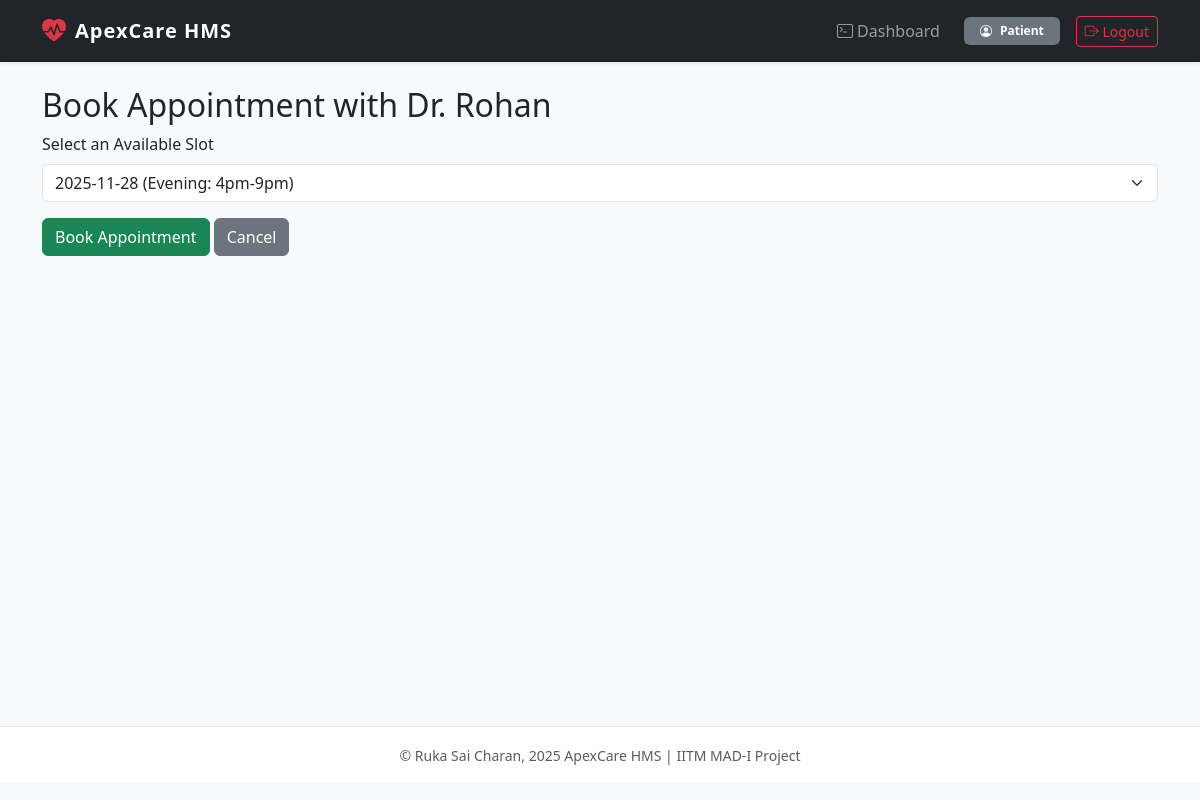
Before: /patient/book/1 (signed in) with the older database file.
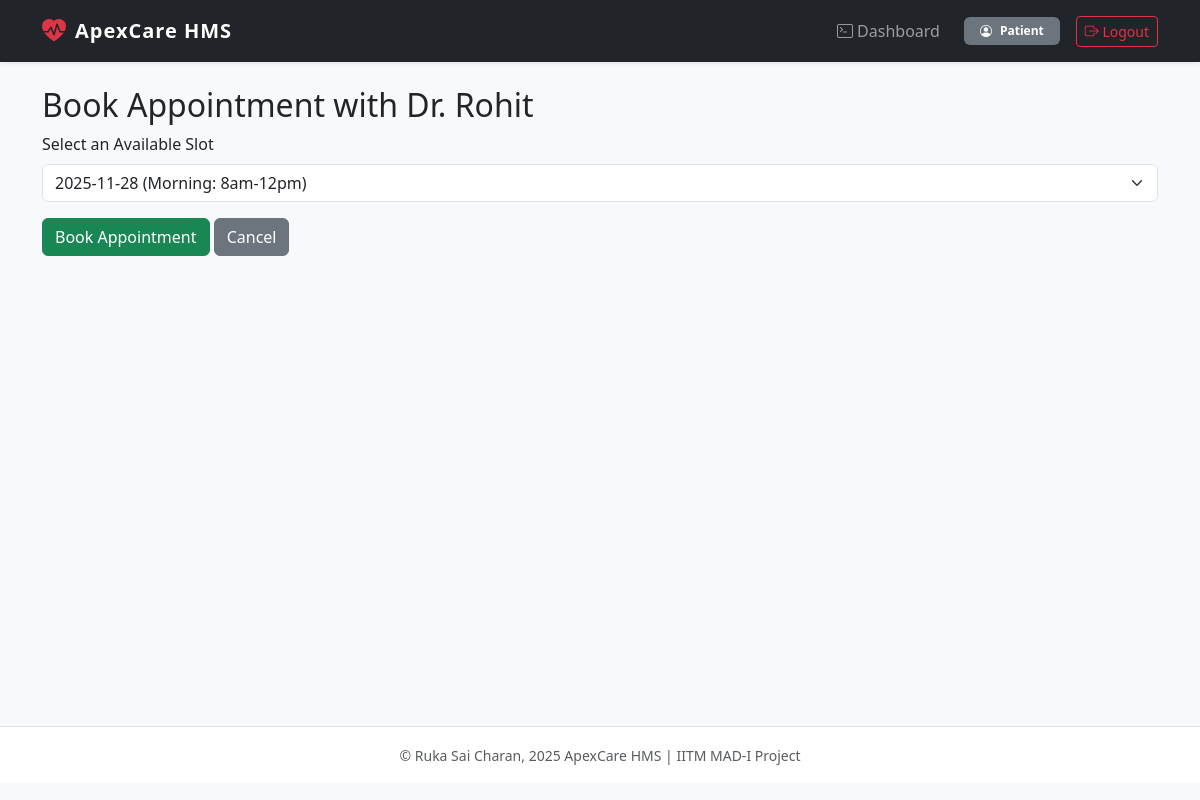
After: the same page with the newer database file.
### models.py (models this page shows)
class Doctor(db.Model):
    id = db.Column(db.Integer, primary_key=True)
    user_id = db.Column(db.Integer, db.ForeignKey('user.id'), nullable=False)
    department_id = db.Column(db.Integer, db.ForeignKey('department.id'), nullable=False)
    name = db.Column(db.String(100), nullable=False)
    dob = db.Column(db.DateTime, nullable=False)
    experience = db.Column(db.Integer, nullable=False)
    specialization = db.Column(db.String(100), nullable=False)
    qualifications = db.Column(db.String(100), nullable=True)
    availability = db.Column(db.String(200), default='{}')

### app.py (the view, shortened to what this page needs)
@app.route('/patient/book/<int:doctor_id>', methods=['GET', 'POST'])
def book_appointment(doctor_id):
    if 'user_id' not in session or session.get('role') != 'patient':
        flash('Please log in as a patient.')
        return redirect(url_for('login'))
    doctor = Doctor.query.get_or_404(doctor_id)
    form = BookAppointmentForm()
    avail_dict = json.loads(doctor.availability or '{}')
    existing_appts = Appointment.query.filter_by(doctor_id=doctor.id).all()
    booked_slots = {f"{appt.appointment_date}" for appt in existing_appts}
    slot_choices = []
    today = date.today()
    for i in range(7): # For the next 7 days
        day = today + timedelta(days=i)
        day_str = day.strftime('%Y-%m-%d')
        if day_str in avail_dict:
            if 'am' in avail_dict[day_str]:
                slot_id = f"{day_str} am" # e.g., "2025-11-12 am"
                if slot_id not in booked_slots:
                    label = f"{day_str} (Morning: 8am-12pm)"
                    slot_choices.append((slot_id, label))
            if 'pm' in avail_dict[day_str]:
                slot_id = f"{day_str} pm" # e.g., "2025-11-12 pm"
                if slot_id not in booked_slots:
                    label = f"{day_str} (Evening: 4pm-9pm)"
                    slot_choices.append((slot_id, label))
    form.appointment_slot.choices = slot_choices
    return render_template(
        'book_appointment.html',
        form=form,
        doctor=doctor,
        has_slots=(len(slot_choices) > 0)
    )

### forms.py
class BookAppointmentForm(FlaskForm):
    appointment_date = StringField('Appointment Date (e.g., YYYY-MM-DD HH:MM)',
                                   validators=[DataRequired()])
    submit = SubmitField('Book Appointment')

### templates/book_appointment.html (shortened to what this page needs)
{% extends "base.html" %}
{% block content %}
    <h2>Book Appointment with Dr. {{ doctor.name }}</h2>
    {% if not has_slots %}
        <div class="alert alert-warning">
            This doctor has no available slots in the next 7 days. Please check back later.
        </div>
        <a href="{{ url_for('patient_dashboard') }}" class="btn btn-primary">Back to Dashboard</a>
    {% else %}
        <form method="POST" action="" novalidate>
            <div class="mb-3">
                {{ form.appointment_slot.label(class="form-label") }}
                {{ form.appointment_slot(class="form-select") }}
            </div>
            <div class="mb-3">
                {{ form.submit(class="btn btn-success") }}
                <a href="{{ url_for('patient_dashboard') }}" class="btn btn-secondary">Cancel</a>
            </div>
        </form>
    {% endif %}
{% endblock %}

Changed rows visible on the page:
changed Doctor: name "Rohan" → "Rohit"
Other visible differences:
form field appointment_slot: "2025-11-28 (Evening: 4pm-9pm)" → "2025-11-28 (Morning: 8am-12pm)"
